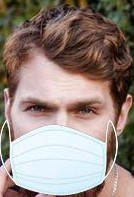
#> input picture dataset/with_mask/with_mask_1.jpg, 134 x 197 px, found by its file name
$ python preprocess.py
#> lines starting #> are read from the running program, lines starting #| are printed output that depends on the picture
#> further down, img is the input picture: shape (197, 134, 3); mean B, G, R 127.6, 134.6, 150.4
import cv2
import numpy as np


def preprocess_image(img, output_size=(64, 64)):
#> called with output_size = (64, 64)
    gray = cv2.cvtColor(img, cv2.COLOR_BGR2GRAY)
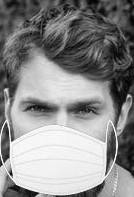
#> gray: shape (197, 134); min 1, max 255, mean 138.5
    resized = cv2.resize(gray, output_size)
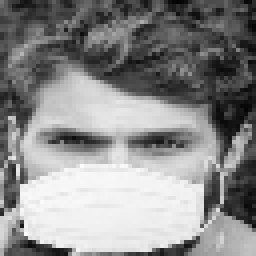
#> resized: shape (64, 64) (shown 4 times larger); min 4, max 251, mean 138.3
    return resized


if __name__ == "__main__":
    img = cv2.imread(r"dataset\with_mask\with_mask_1.jpg")
    processed = preprocess_image(img)

#cv2.imshow("Processed Face Image", processed)
#cv2.waitKey(0)
#cv2.destroyAllWindows()

$ run again, with dataset/with_mask/with_mask_10.jpg copied over dataset/with_mask/with_mask_1.jpg
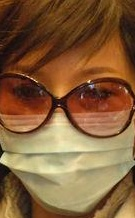
#> input picture dataset/with_mask/with_mask_10.jpg, 135 x 218 px, found by its file name
#> img is the input picture: shape (218, 135, 3); mean B, G, R 58.1, 94.4, 131.4
#> in preprocess_image, `gray = cv2.cvtColor(img, cv2.COLOR_BGR2GRAY)`:
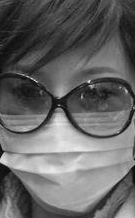
#> gray: shape (218, 135); min 5, max 238, mean 101.3
#> in preprocess_image, `resized = cv2.resize(gray, output_size)`:
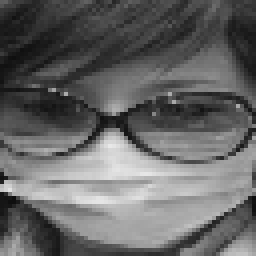
#> resized: shape (64, 64) (shown 4 times larger); min 15, max 232, mean 101.3

$ run again, with dataset/with_mask/with_mask_104.jpg copied over dataset/with_mask/with_mask_1.jpg
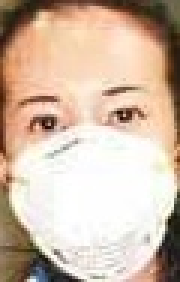
#> input picture dataset/with_mask/with_mask_104.jpg, 60 x 94 px, found by its file name (shown 3 times larger)
#> img is the input picture: shape (94, 60, 3); mean B, G, R 168.2, 186.6, 208.8
#> in preprocess_image, `gray = cv2.cvtColor(img, cv2.COLOR_BGR2GRAY)`:
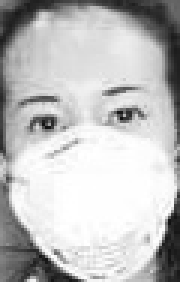
#> gray: shape (94, 60) (shown 3 times larger); min 17, max 255, mean 191.1
#> in preprocess_image, `resized = cv2.resize(gray, output_size)`:
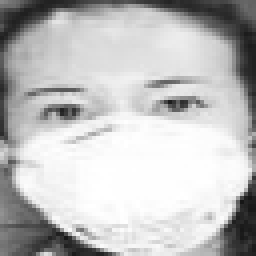
#> resized: shape (64, 64) (shown 4 times larger); min 22, max 255, mean 191.1

$ run again, with dataset/with_mask/with_mask_106.jpg copied over dataset/with_mask/with_mask_1.jpg
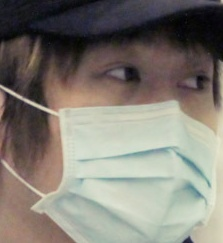
#> input picture dataset/with_mask/with_mask_106.jpg, 223 x 243 px, found by its file name
#> img is the input picture: shape (243, 223, 3); mean B, G, R 116.5, 124.7, 129.3
#> in preprocess_image, `gray = cv2.cvtColor(img, cv2.COLOR_BGR2GRAY)`:
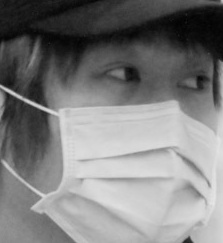
#> gray: shape (243, 223); min 0, max 230, mean 125.2
#> in preprocess_image, `resized = cv2.resize(gray, output_size)`:
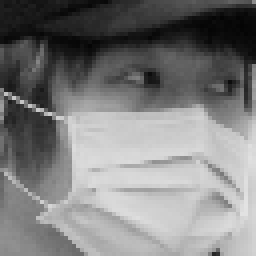
#> resized: shape (64, 64) (shown 4 times larger); min 4, max 227, mean 125.1
